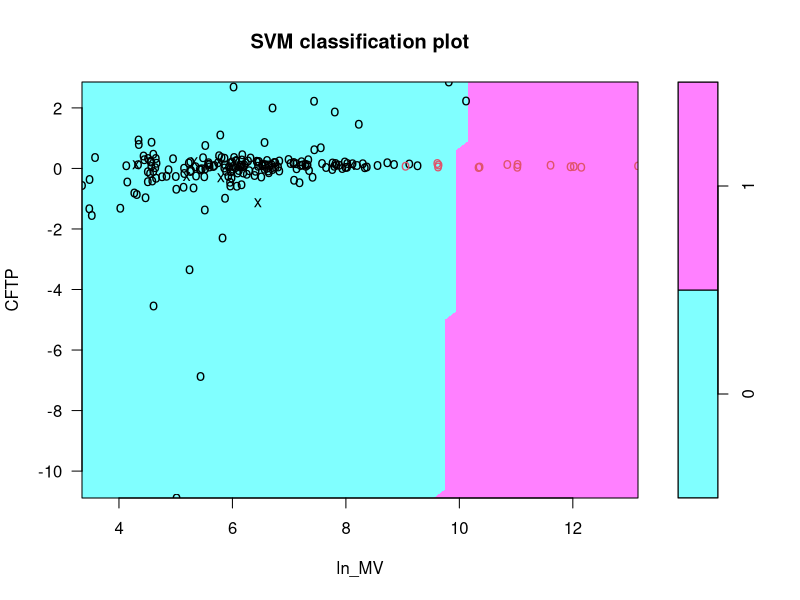

This chart was generated by the following R code:
#Set directory: Run this on source instead of Console!!
setwd(dirname(rstudioapi::getActiveDocumentContext()$path))

################################################################################
d <- read.csv("fin-ratio.csv")      # read in dataset
# define HSI as a factor instead of a number for svm
d$HSI <- factor(d$HSI, levels=c(0,1))

# split data into training and testing sets with a ratio of 7:3
set.seed(4002)
train_ind <- sample(seq_len(nrow(d)), size=floor(0.7*nrow(d)))
d_train <- d[train_ind,]
d_test <- d[-train_ind,]

library(e1071)  # load the e1071 library for svm
svm_clf <- svm(formula=HSI~., data=d_train, kernel='linear', 
               scale=TRUE, cost=1)
y_pred <- predict(svm_clf, newdata=d_test)
table(y_pred, d_test$HSI)             # tabulate results

plot(svm_clf, d_test, CFTP~ln_MV, color.palette=cm.colors)
